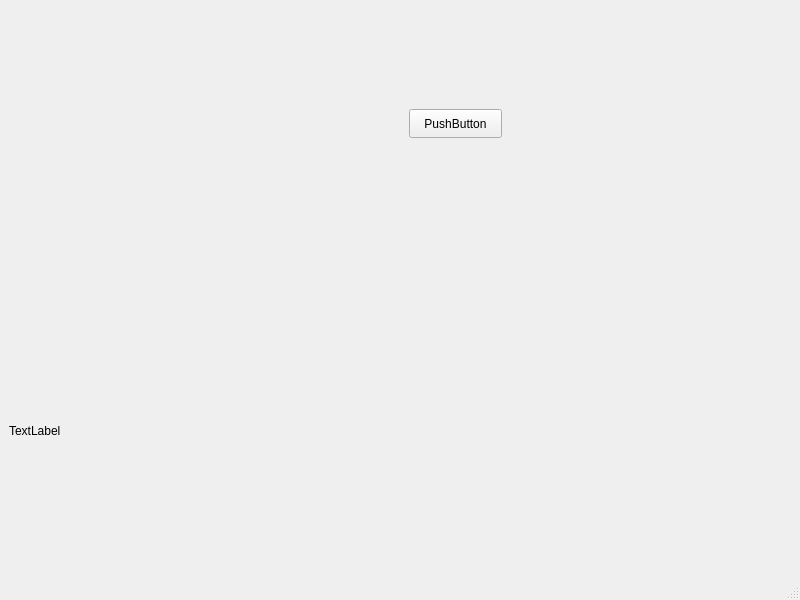
<?xml version="1.0" encoding="UTF-8"?>
<ui version="4.0">
 <class>MainWindow</class>
 <widget class="QMainWindow" name="MainWindow">
  <property name="geometry">
   <rect>
    <x>0</x>
    <y>0</y>
    <width>800</width>
    <height>600</height>
   </rect>
  </property>
  <property name="windowTitle">
   <string>MainWindow</string>
  </property>
  <widget class="QWidget" name="centralwidget">
   <layout class="QGridLayout" name="gridLayout">
    <item row="1" column="0">
     <widget class="QLabel" name="label">
      <property name="text">
       <string>TextLabel</string>
      </property>
     </widget>
    </item>
    <item row="0" column="0">
     <widget class="QWidget" name="widget" native="true">
      <widget class="QPushButton" name="pushButton">
       <property name="geometry">
        <rect>
         <x>400</x>
         <y>100</y>
         <width>93</width>
         <height>29</height>
        </rect>
       </property>
       <property name="text">
        <string>PushButton</string>
       </property>
      </widget>
     </widget>
    </item>
   </layout>
  </widget>
  <widget class="QMenuBar" name="menubar">
   <property name="geometry">
    <rect>
     <x>0</x>
     <y>0</y>
     <width>800</width>
     <height>26</height>
    </rect>
   </property>
  </widget>
  <widget class="QStatusBar" name="statusbar"/>
 </widget>
 <resources/>
 <connections/>
</ui>
